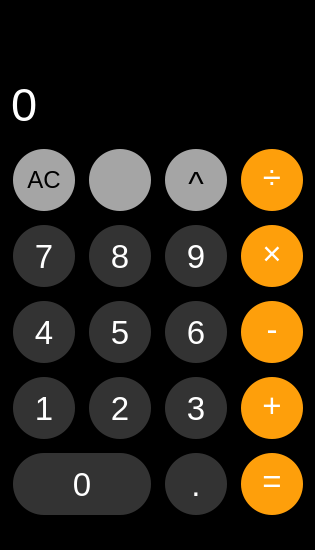
<?xml version="1.0" encoding="UTF-8"?>
<ui version="4.0">
 <class>MainWindow</class>
 <widget class="QMainWindow" name="MainWindow">
  <property name="geometry">
   <rect>
    <x>0</x>
    <y>0</y>
    <width>315</width>
    <height>550</height>
   </rect>
  </property>
  <property name="minimumSize">
   <size>
    <width>315</width>
    <height>550</height>
   </size>
  </property>
  <property name="windowTitle">
   <string>Imitation iOS Calculator</string>
  </property>
  <property name="windowIcon">
   <iconset resource="rc_calculator.qrc">
    <normaloff>:/img/apple_calculator_icon.png</normaloff>:/img/apple_calculator_icon.png</iconset>
  </property>
  <property name="styleSheet">
   <string notr="true">background-color:#000000;</string>
  </property>
  <widget class="QWidget" name="centralwidget">
   <property name="styleSheet">
    <string notr="true">QLineEdit {
	font-family:&quot;PingFang SC&quot;;
}
QLabel {
	font-family:&quot;PingFang SC&quot;;
}
QPushButton {
	border-radius:35px;
	border: 8px solid transparent;
	font-family:&quot;PingFang SC&quot;;
}
</string>
   </property>
   <layout class="QVBoxLayout" name="verticalLayout">
    <item>
     <layout class="QVBoxLayout" name="verticalLayout_1" stretch="1,1">
      <item>
       <widget class="QLabel" name="label">
        <property name="sizePolicy">
         <sizepolicy hsizetype="Preferred" vsizetype="Preferred">
          <horstretch>0</horstretch>
          <verstretch>0</verstretch>
         </sizepolicy>
        </property>
        <property name="minimumSize">
         <size>
          <width>0</width>
          <height>30</height>
         </size>
        </property>
        <property name="maximumSize">
         <size>
          <width>16777215</width>
          <height>16777215</height>
         </size>
        </property>
        <property name="styleSheet">
         <string notr="true">QLabel{
	color:#ffffff;
	font: 18pt;
	background:transparent;
	border-width:0;
	border-style:outset
}</string>
        </property>
        <property name="text">
         <string/>
        </property>
       </widget>
      </item>
      <item>
       <widget class="QLineEdit" name="lineEdit">
        <property name="enabled">
         <bool>true</bool>
        </property>
        <property name="sizePolicy">
         <sizepolicy hsizetype="Preferred" vsizetype="Preferred">
          <horstretch>0</horstretch>
          <verstretch>0</verstretch>
         </sizepolicy>
        </property>
        <property name="minimumSize">
         <size>
          <width>0</width>
          <height>70</height>
         </size>
        </property>
        <property name="maximumSize">
         <size>
          <width>16777215</width>
          <height>16777215</height>
         </size>
        </property>
        <property name="styleSheet">
         <string notr="true">QLineEdit{
	color:#ffffff;
	font: 35pt;
	background:transparent;
	border-width:0;
	border-style:outset;
	setAlignment:AlignRight;
}</string>
        </property>
        <property name="text">
         <string>0</string>
        </property>
       </widget>
      </item>
     </layout>
    </item>
    <item>
     <layout class="QGridLayout" name="gridLayout">
      <item row="0" column="0">
       <widget class="QPushButton" name="pushButton_ac">
        <property name="minimumSize">
         <size>
          <width>70</width>
          <height>70</height>
         </size>
        </property>
        <property name="styleSheet">
         <string notr="true">QPushButton {
	color: #000000;
	font:18pt;
	border-radius:35px;
	background-color: #a5a5a5;
}
QPushButton:hover {
	background-color: #d9d9d9;
}
QPushButton:pressed {
	background-color: #d9d9d9;
}</string>
        </property>
        <property name="text">
         <string>AC</string>
        </property>
       </widget>
      </item>
      <item row="0" column="1">
       <widget class="QPushButton" name="pushButton_del">
        <property name="minimumSize">
         <size>
          <width>70</width>
          <height>70</height>
         </size>
        </property>
        <property name="styleSheet">
         <string notr="true">QPushButton {
	color: #000000;
	font:18pt;
	border-radius:35px;
	border: 8px solid transparent;
	background-color: #a5a5a5;
	padding-right:3px;
}
QPushButton:hover {
	background-color: #d9d9d9;
}
QPushButton:pressed {
	background-color: #d9d9d9;
}
</string>
        </property>
        <property name="text">
         <string/>
        </property>
        <property name="icon">
         <iconset resource="rc_calculator.qrc">
          <normaloff>:/img/backspace.png</normaloff>:/img/backspace.png</iconset>
        </property>
        <property name="iconSize">
         <size>
          <width>35</width>
          <height>35</height>
         </size>
        </property>
       </widget>
      </item>
      <item row="0" column="2">
       <widget class="QPushButton" name="pushButton_pow">
        <property name="minimumSize">
         <size>
          <width>70</width>
          <height>70</height>
         </size>
        </property>
        <property name="styleSheet">
         <string notr="true">QPushButton {
	color: #000000;
	font:25pt;
	border-radius:35px;
	background-color: #a5a5a5;
	padding-top: 7px;
}
QPushButton:hover {
	background-color: #d9d9d9;
}
QPushButton:pressed {
	background-color: #d9d9d9;
}
</string>
        </property>
        <property name="text">
         <string>^</string>
        </property>
       </widget>
      </item>
      <item row="0" column="3">
       <widget class="QPushButton" name="pushButton_divide">
        <property name="minimumSize">
         <size>
          <width>70</width>
          <height>70</height>
         </size>
        </property>
        <property name="styleSheet">
         <string notr="true">QPushButton {
	color: #ffffff;
	font:25pt;
	border-radius:35px;
	background-color: #fe9f0b;
	padding-bottom:5px;
}
QPushButton:hover {
	background-color: #fbc78d;
	color: #fe9f0b;
}
QPushButton:pressed {
	background-color: #ffffff;
	color: #fe9f0b;
}
</string>
        </property>
        <property name="text">
         <string>÷</string>
        </property>
       </widget>
      </item>
      <item row="1" column="0">
       <widget class="QPushButton" name="pushButton_7">
        <property name="minimumSize">
         <size>
          <width>70</width>
          <height>70</height>
         </size>
        </property>
        <property name="styleSheet">
         <string notr="true">QPushButton {
    color: #ffffff;
	font:25pt;
    border-radius:35px;
    background-color: #333333;
}
QPushButton:hover {
	background-color: #6e6e6e;
}
QPushButton:pressed {
	background-color: #6e6e6e;
}</string>
        </property>
        <property name="text">
         <string>7</string>
        </property>
       </widget>
      </item>
      <item row="1" column="1">
       <widget class="QPushButton" name="pushButton_8">
        <property name="minimumSize">
         <size>
          <width>70</width>
          <height>70</height>
         </size>
        </property>
        <property name="styleSheet">
         <string notr="true">QPushButton {
    color: #ffffff;
	font:25pt;
    border-radius:35px;
    background-color: #333333;
}
QPushButton:hover {
	background-color: #6e6e6e;
}
QPushButton:pressed {
	background-color: #6e6e6e;
}</string>
        </property>
        <property name="text">
         <string>8</string>
        </property>
       </widget>
      </item>
      <item row="1" column="2">
       <widget class="QPushButton" name="pushButton_9">
        <property name="minimumSize">
         <size>
          <width>70</width>
          <height>70</height>
         </size>
        </property>
        <property name="styleSheet">
         <string notr="true">QPushButton {
    color: #ffffff;
	font:25pt;
    border-radius:35px;
    background-color: #333333;
}
QPushButton:hover {
	background-color: #6e6e6e;
}
QPushButton:pressed {
	background-color: #6e6e6e;
}
</string>
        </property>
        <property name="text">
         <string>9</string>
        </property>
       </widget>
      </item>
      <item row="1" column="3">
       <widget class="QPushButton" name="pushButton_multiply">
        <property name="minimumSize">
         <size>
          <width>70</width>
          <height>70</height>
         </size>
        </property>
        <property name="styleSheet">
         <string notr="true">QPushButton {
	color: #ffffff;
	font:25pt;
	border-radius:35px;
	background-color: #fe9f0b;
	padding-bottom:5px;
}
QPushButton:hover {
	background-color: #fbc78d;
	color: #fe9f0b;
}
QPushButton:pressed {
	background-color: #ffffff;
	color: #fe9f0b;
}</string>
        </property>
        <property name="text">
         <string>×</string>
        </property>
       </widget>
      </item>
      <item row="2" column="0">
       <widget class="QPushButton" name="pushButton_4">
        <property name="minimumSize">
         <size>
          <width>70</width>
          <height>70</height>
         </size>
        </property>
        <property name="styleSheet">
         <string notr="true">QPushButton {
    color: #ffffff;
	font:25pt;
    border-radius:35px;
    background-color: #333333;
}
QPushButton:hover {
	background-color: #6e6e6e;
}
QPushButton:pressed {
	background-color: #6e6e6e;
}</string>
        </property>
        <property name="text">
         <string>4</string>
        </property>
       </widget>
      </item>
      <item row="2" column="1">
       <widget class="QPushButton" name="pushButton_5">
        <property name="minimumSize">
         <size>
          <width>70</width>
          <height>70</height>
         </size>
        </property>
        <property name="styleSheet">
         <string notr="true">QPushButton {
    color: #ffffff;
	font:25pt;
    border-radius:35px;
    background-color: #333333;
}
QPushButton:hover {
	background-color: #6e6e6e;
}
QPushButton:pressed {
	background-color: #6e6e6e;
}</string>
        </property>
        <property name="text">
         <string>5</string>
        </property>
       </widget>
      </item>
      <item row="2" column="2">
       <widget class="QPushButton" name="pushButton_6">
        <property name="minimumSize">
         <size>
          <width>70</width>
          <height>70</height>
         </size>
        </property>
        <property name="styleSheet">
         <string notr="true">QPushButton {
    color: #ffffff;
	font:25pt;
    border-radius:35px;
    background-color: #333333;
}
QPushButton:hover {
	background-color: #6e6e6e;
}
QPushButton:pressed {
	background-color: #6e6e6e;
}
</string>
        </property>
        <property name="text">
         <string>6</string>
        </property>
       </widget>
      </item>
      <item row="2" column="3">
       <widget class="QPushButton" name="pushButton_subtract">
        <property name="minimumSize">
         <size>
          <width>70</width>
          <height>70</height>
         </size>
        </property>
        <property name="styleSheet">
         <string notr="true">QPushButton {
	color: #ffffff;
	font:25pt;
	border-radius:35px;
	background-color: #fe9f0b;
	padding-bottom:5px;
}
QPushButton:hover {
	background-color: #fbc78d;
	color: #fe9f0b;
}
QPushButton:pressed {
	background-color: #ffffff;
	color: #fe9f0b;
}
</string>
        </property>
        <property name="text">
         <string>-</string>
        </property>
       </widget>
      </item>
      <item row="3" column="0">
       <widget class="QPushButton" name="pushButton_1">
        <property name="minimumSize">
         <size>
          <width>70</width>
          <height>70</height>
         </size>
        </property>
        <property name="styleSheet">
         <string notr="true">QPushButton {
    color: #ffffff;
	font:25pt;
    border-radius:35px;
    background-color: #333333;
}
QPushButton:hover {
	background-color: #6e6e6e;
}
QPushButton:pressed {
	background-color: #6e6e6e;
}</string>
        </property>
        <property name="text">
         <string>1</string>
        </property>
       </widget>
      </item>
      <item row="3" column="1">
       <widget class="QPushButton" name="pushButton_2">
        <property name="minimumSize">
         <size>
          <width>70</width>
          <height>70</height>
         </size>
        </property>
        <property name="styleSheet">
         <string notr="true">QPushButton {
    color: #ffffff;
	font:25pt;
    border-radius:35px;
    background-color: #333333;
}
QPushButton:hover {
	background-color: #6e6e6e;
}
QPushButton:pressed {
	background-color: #6e6e6e;
}</string>
        </property>
        <property name="text">
         <string>2</string>
        </property>
       </widget>
      </item>
      <item row="3" column="2">
       <widget class="QPushButton" name="pushButton_3">
        <property name="minimumSize">
         <size>
          <width>70</width>
          <height>70</height>
         </size>
        </property>
        <property name="styleSheet">
         <string notr="true">QPushButton {
    color: #ffffff;
	font:25pt;
    border-radius:35px;
    background-color: #333333;
}
QPushButton:hover {
	background-color: #6e6e6e;
}
QPushButton:pressed {
	background-color: #6e6e6e;
}</string>
        </property>
        <property name="text">
         <string>3</string>
        </property>
       </widget>
      </item>
      <item row="3" column="3">
       <widget class="QPushButton" name="pushButton_plus">
        <property name="minimumSize">
         <size>
          <width>70</width>
          <height>70</height>
         </size>
        </property>
        <property name="styleSheet">
         <string notr="true">QPushButton {
	color: #ffffff;
	font:25pt;
	border-radius:35px;
	background-color: #fe9f0b;
	padding-bottom:5px;
}
QPushButton:hover {
	background-color: #fbc78d;
	color: #fe9f0b;
}
QPushButton:pressed {
	background-color: #ffffff;
	color: #fe9f0b;
}
</string>
        </property>
        <property name="text">
         <string>+</string>
        </property>
       </widget>
      </item>
      <item row="4" column="0" colspan="2">
       <widget class="QPushButton" name="pushButton_0">
        <property name="minimumSize">
         <size>
          <width>0</width>
          <height>70</height>
         </size>
        </property>
        <property name="styleSheet">
         <string notr="true">QPushButton {
    color: #ffffff;
	font:25pt;
    border-radius:35px;
    background-color: #333333;
}
QPushButton:hover {
	background-color: #6e6e6e;
}
QPushButton:pressed {
	background-color: #6e6e6e;
}</string>
        </property>
        <property name="text">
         <string>0</string>
        </property>
       </widget>
      </item>
      <item row="4" column="2">
       <widget class="QPushButton" name="pushButton_point">
        <property name="minimumSize">
         <size>
          <width>70</width>
          <height>70</height>
         </size>
        </property>
        <property name="styleSheet">
         <string notr="true">QPushButton {
    color: #ffffff;
	font:25pt;
    border-radius:35px;
    background-color: #333333;
}
QPushButton:hover {
	background-color: #6e6e6e;
}
QPushButton:pressed {
	background-color: #6e6e6e;
}</string>
        </property>
        <property name="text">
         <string>.</string>
        </property>
       </widget>
      </item>
      <item row="4" column="3">
       <widget class="QPushButton" name="pushButton_equal">
        <property name="minimumSize">
         <size>
          <width>70</width>
          <height>70</height>
         </size>
        </property>
        <property name="styleSheet">
         <string notr="true">QPushButton {
	color: #ffffff;
	font:25pt;
	border-radius:35px;
	background-color: #fe9f0b;
	padding-bottom:5px;
}
QPushButton:hover {
	background-color: #fbc78d;
	color: #fe9f0b;
}
QPushButton:pressed {
	background-color: #ffffff;
	color: #fe9f0b;
}
</string>
        </property>
        <property name="text">
         <string>=</string>
        </property>
       </widget>
      </item>
     </layout>
    </item>
   </layout>
  </widget>
  <widget class="QMenuBar" name="menubar">
   <property name="geometry">
    <rect>
     <x>0</x>
     <y>0</y>
     <width>315</width>
     <height>22</height>
    </rect>
   </property>
  </widget>
  <widget class="QStatusBar" name="statusbar"/>
 </widget>
 <resources>
  <include location="rc_calculator.qrc"/>
 </resources>
 <connections/>
</ui>
